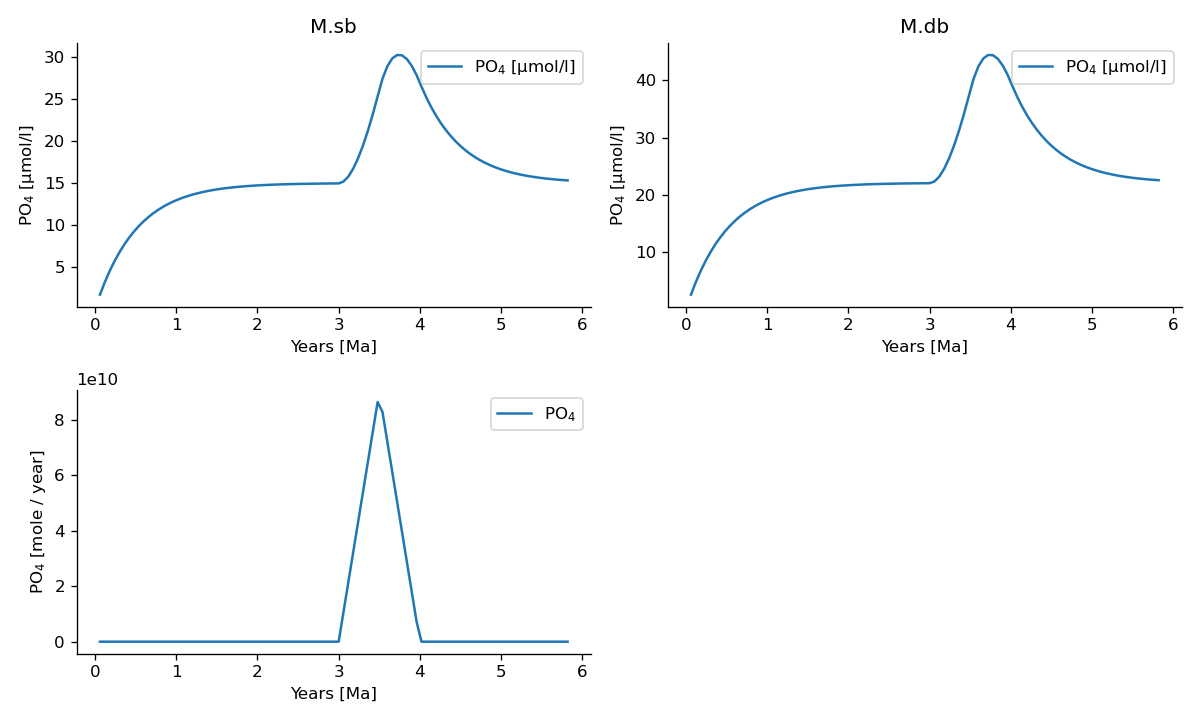

Reproduce this figure in Python.
# import classes from the esbmtk library
from esbmtk import (
    Model,  # the model class
    Reservoir,  # the reservoir class
    Connection,  # the connection class
    Source,  # the source class
    Sink,  # sink class
    Signal,
    Q_,  # Quantity operator
)

# define the basic model parameters
M = Model(
    stop="6 Myr",  # end time of model
    timestep="1 kyr",  # upper limit of time step
    element=["Phosphor"],  # list of element definitions
)

# boundary conditions
F_w = M.set_flux("45 Gmol", "year", M.P)  # P @280 ppm (Filipelli 2002)
tau = Q_("100 year")  # PO4 residence time in surface box
F_b = 0.01  # About 1% of the exported P is buried in the deep ocean
thc = "20*Sv"  # Thermohaline circulation in Sverdrup


Signal(
    name="CR",  # Signal name
    species=M.PO4,  # Species
    start="3 Myrs",
    shape="pyramid",
    duration="1 Myrs",
    mass=f"{45} Pmol",
    register=M,
)

# Source definitions
Source(
    name="weathering",
    species=M.PO4,
    register=M,  # i.e., the instance will be available as M.weathering
)
Sink(
    name="burial",
    species=M.PO4,
    register=M,  #
)

# reservoir definitions
Reservoir(
    name="sb",  # box name
    species=M.PO4,  # species in box
    register=M,  # this box will be available as M.sb
    volume="3E16 m**3",  # surface box volume
    concentration="0 umol/l",  # initial concentration
)
Reservoir(
    name="db",  # box name
    species=M.PO4,  # species in box
    register=M,  # this box will be available M.db
    volume="100E16 m**3",  # deeb box volume
    concentration="0 umol/l",  # initial concentration
)

Connection(
    source=M.weathering,  # source of flux
    sink=M.sb,  # target of flux
    rate=F_w,  # rate of flux
    id="river",  # connection id
    # signal=M.CR,
)

Connection(  # thermohaline downwelling
    source=M.sb,  # source of flux
    sink=M.db,  # target of flux
    ctype="scale_with_concentration",
    scale=thc,
    id="downwelling_PO4",
    # ref_reservoirs=M.sb, defaults to the source instance
)
Connection(  # thermohaline upwelling
    source=M.db,  # source of flux
    sink=M.sb,  # target of flux
    ctype="scale_with_concentration",
    scale=thc,
    id="upwelling_PO4",
)

Connection(  #
    source=M.sb,  # source of flux
    sink=M.db,  # target of flux
    ctype="scale_with_concentration",
    scale=M.sb.volume / tau,
    id="primary_production",
)

Connection(  #
    source=M.db,  # source of flux
    sink=M.burial,  # target of flux
    ctype="scale_with_flux",
    ref_flux=M.flux_summary(filter_by="primary_production", return_list=True)[0],
    scale=F_b,
    id="burial",
)

M.run()
M.plot([M.sb, M.db, M.CR])
# M.save_data()
